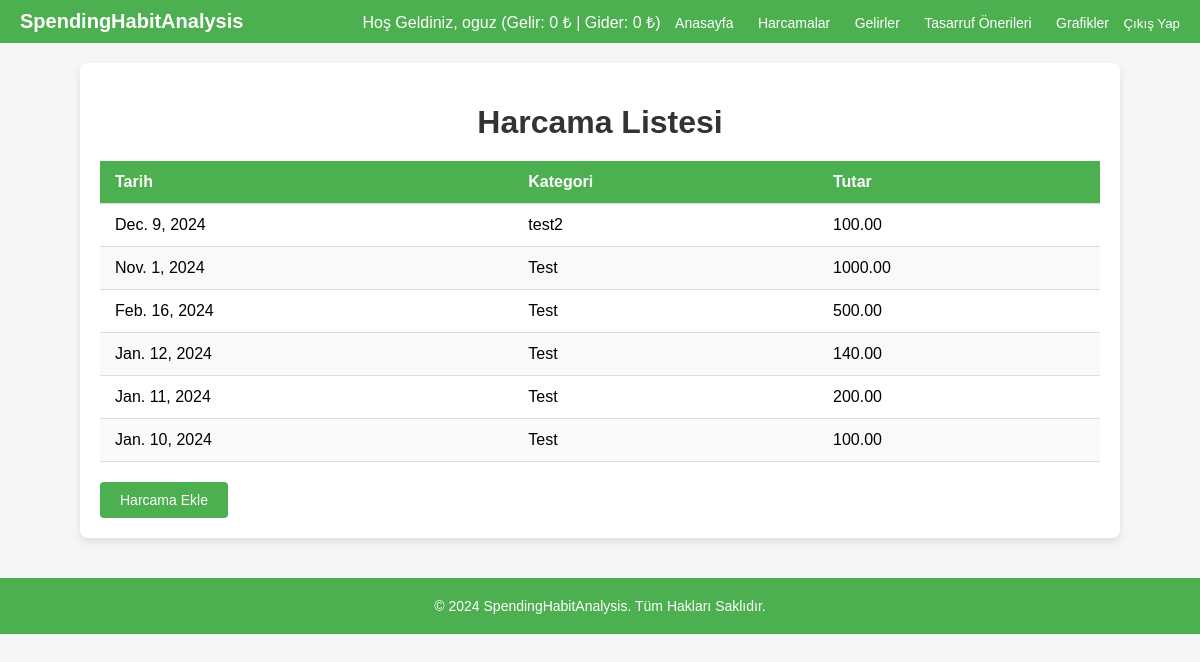
The app's page /expenses/ (signed in), older data.
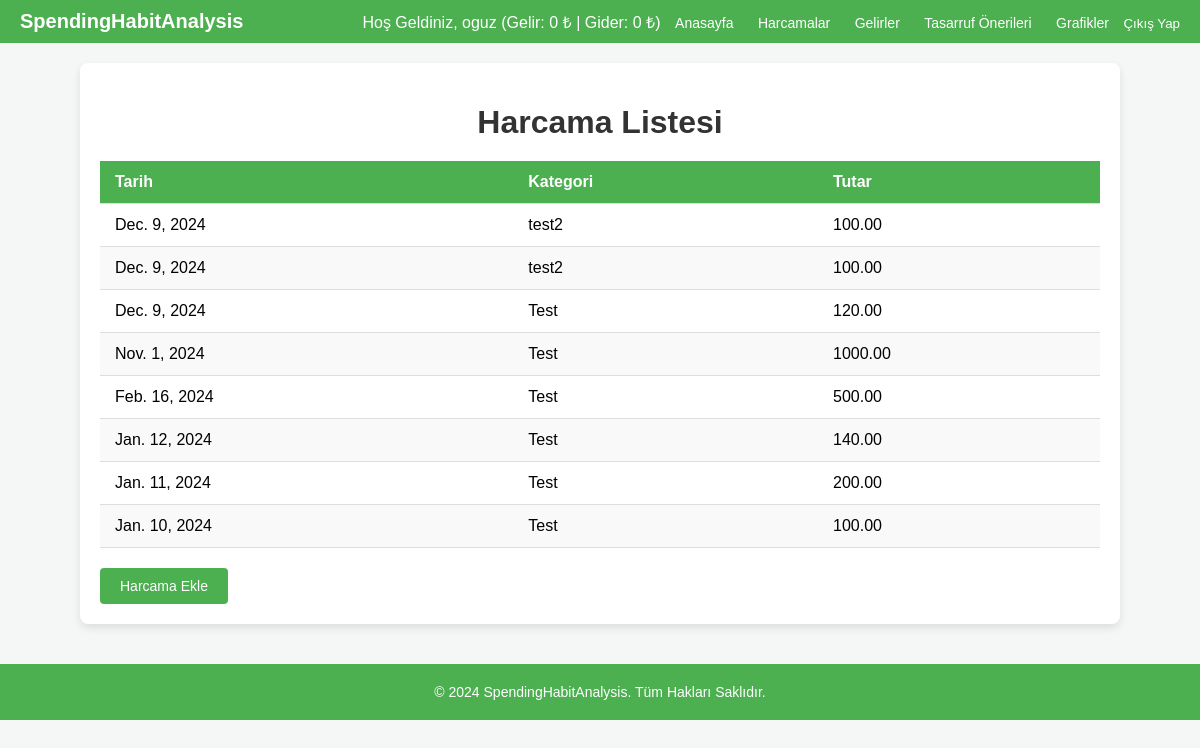
The same page, newer data.
### expenses/models.py (models this page shows, shortened)
class Expense(models.Model):
    user = models.ForeignKey(User, on_delete=models.CASCADE)
    amount = models.DecimalField(max_digits=10, decimal_places=2)
    category = models.ForeignKey(Category, on_delete=models.SET_NULL, null=True, blank=True)
    date = models.DateField()

class Category(models.Model):
    name = models.CharField(max_length=100, unique=True)
    description = models.TextField(blank=True, null=True)
    weight = models.FloatField(default=1.0)

### expenses/views.py (the view)
# urls.py: path('', expense_list_view, name='expense_list'),
@login_required
def expense_list_view(request):
    expenses = Expense.objects.filter(user=request.user).order_by('-date')
    return render(request, 'expenses/expense_list.html', {'expenses': expenses})

### expenses/context_processors.py (called while the page is built)
def monthly_totals(request):
    if request.user.is_authenticated:
        today = date.today()
        first_day_of_month = today.replace(day=1)
        total_expenses = Expense.objects.filter(
            user=request.user,
            date__range=(first_day_of_month, today)
        ).aggregate(Sum('amount'))['amount__sum'] or 0
        total_incomes = Income.objects.filter(
            user=request.user,
            date__range=(first_day_of_month, today)
        ).aggregate(Sum('amount'))['amount__sum'] or 0
        return {
            'total_expenses': total_expenses,
            'total_incomes': total_incomes,
        }
    return {}

### expenses/templates/expenses/expense_list.html (shortened to what this page needs)
{% extends 'base.html' %}
{% block content %}
<div class="expense-container">
    <h1>Harcama Listesi</h1>
    <table class="table table-striped table-hover">
        <thead>
            <tr>
                <th>Tarih</th>
                <th>Kategori</th>
                <th>Tutar</th>
            </tr>
        </thead>
        <tbody>
            {% for expense in expenses %}
            <tr>
                <td>{{ expense.date }}</td>
                <td>{{ expense.category.name }}</td>
                <td>{{ expense.amount }}</td>
            </tr>
            {% endfor %}
        </tbody>
    </table>
    <a href="{% url 'add_expense' %}" class="btn-primary">Harcama Ekle</a>
</div>
{% endblock %}

Row changes from the older to the newer data that the page shows:
added Expense: date "Dec. 9, 2024", category.name "test2", amount "100.00"
added Expense: date "Dec. 9, 2024", category.name "Test", amount "120.00"
